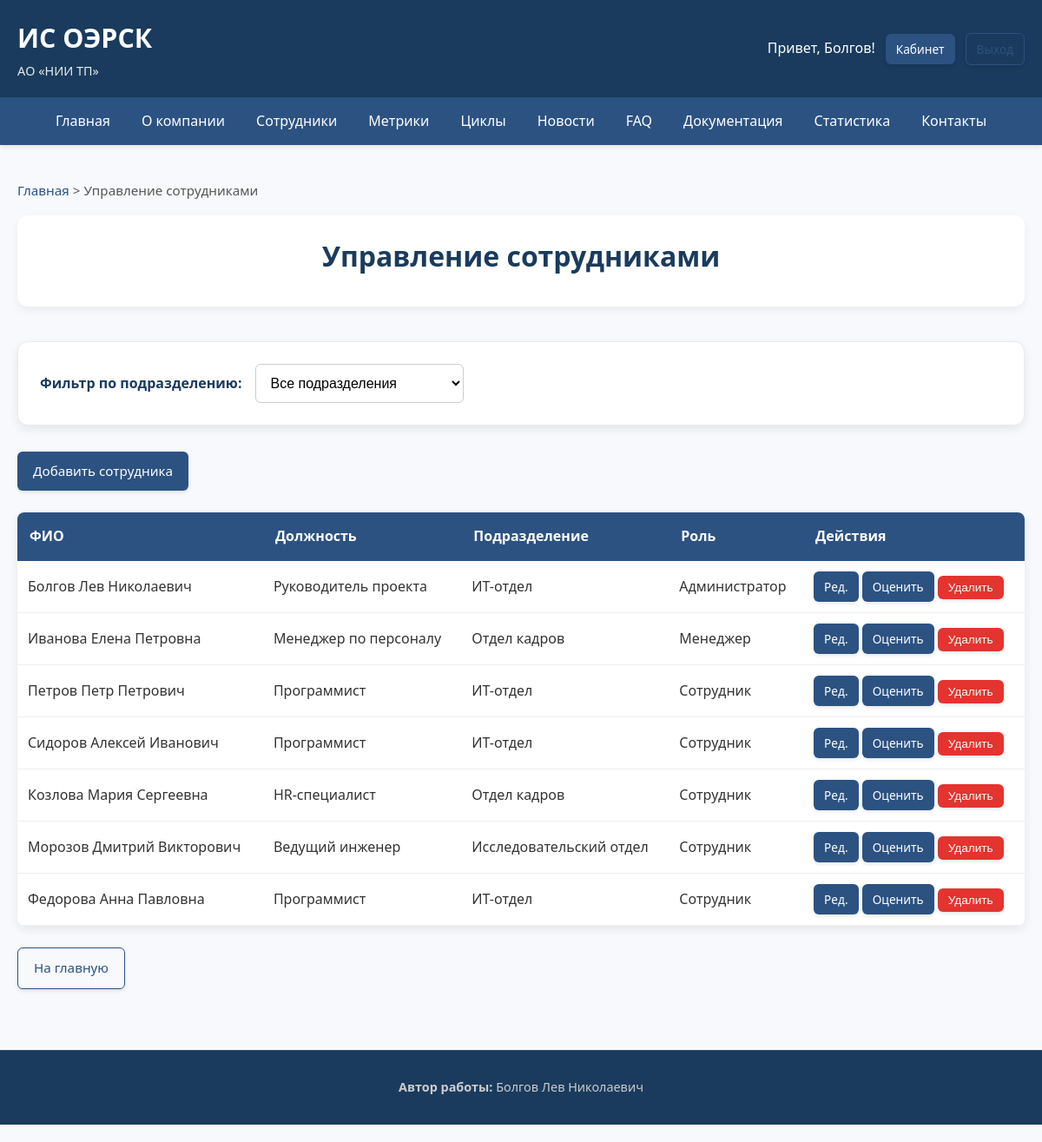
/admin/employees (signed in), run on an earlier commit of the app's database.
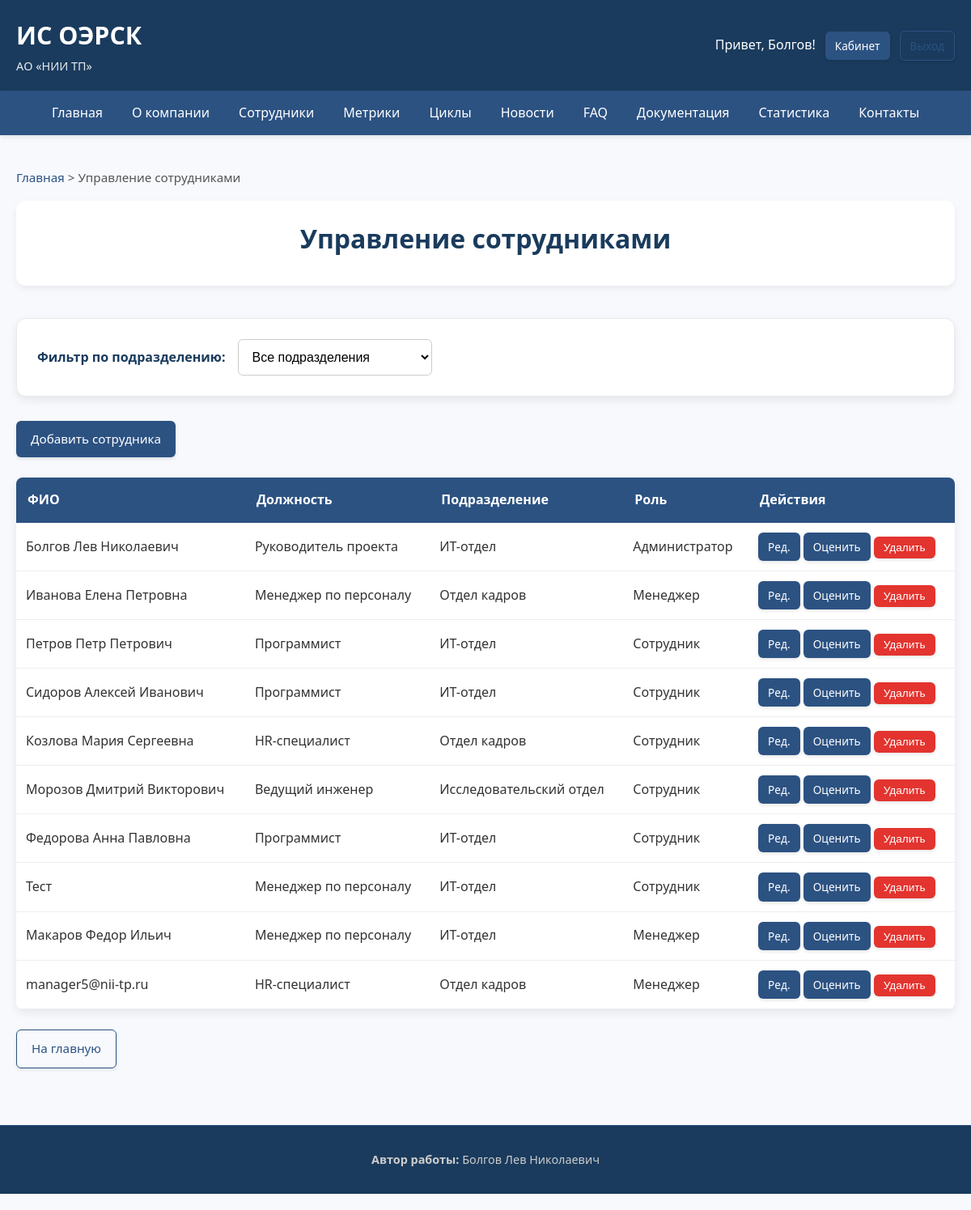
And on a later commit of the database.
### app/models.py (models this page shows)
class Employee(db.Model, UserMixin):
    __tablename__ = 'employees'
    id = db.Column(db.Integer, primary_key=True)
    full_name = db.Column(db.String(150), nullable=False)
    email = db.Column(db.String(120), unique=True, nullable=False)
    password_hash = db.Column(db.String(255), nullable=False)
    role_id = db.Column(db.Integer, db.ForeignKey('roles.id'), nullable=False)
    department_id = db.Column(db.Integer, db.ForeignKey('departments.id'), nullable=False)
    position_id = db.Column(db.Integer, db.ForeignKey('positions.id'), nullable=False)
    ip_address = db.Column(db.String(45))
    hire_date = db.Column(db.DateTime, default=datetime.utcnow)
    is_active = db.Column(db.Boolean, default=True)
    role = db.relationship('Role')
    department = db.relationship('Department')
    position = db.relationship('Position')
    metrics_received = db.relationship('EmployeeMetric', foreign_keys='EmployeeMetric.employee_id', backref='employee')
    received_feedback = db.relationship('Feedback', foreign_keys='Feedback.employee_id', backref='employee')
    sender_feedbacks = db.relationship('Feedback', foreign_keys='Feedback.sender_id', backref='sender')
    faqs_created = db.relationship('FAQ', backref='author')
    news_created = db.relationship('News', backref='author')

class Position(db.Model):
    __tablename__ = 'positions'
    id = db.Column(db.Integer, primary_key=True)
    title = db.Column(db.String(100), nullable=False)
    department_id = db.Column(db.Integer, db.ForeignKey('departments.id'), nullable=False)
    department = db.relationship('Department', backref='positions')
    description = db.Column(db.Text)

class Department(db.Model):
    __tablename__ = 'departments'
    id = db.Column(db.Integer, primary_key=True)
    name = db.Column(db.String(100), nullable=False, unique=True)
    description = db.Column(db.Text)

class Role(db.Model):
    __tablename__ = 'roles'
    id = db.Column(db.Integer, primary_key=True)
    name = db.Column(db.String(50), unique=True, nullable=False)
    description = db.Column(db.Text)

### app/views.py (the view)
    def decorated_function(*args, **kwargs):
        if not current_user.is_authenticated:
            abort(403)
        if current_user.role.name not in ['admin', 'manager']:
            abort(403)
        return f(*args, **kwargs)

### app/views.py (called while the page is built)
def render_with_breadcrumbs(template, breadcrumbs, **context):
    return render_template(template, breadcrumbs=breadcrumbs, **context)

def admin_or_manager_required(f):
    def decorated_function(*args, **kwargs):
        if not current_user.is_authenticated:
            abort(403)
        if current_user.role.name not in ['admin', 'manager']:
            abort(403)
        return f(*args, **kwargs)
    decorated_function.__name__ = f.__name__
    return decorated_function

### app/templates/admin_employees.html (shortened to what this page needs)
{% extends "base.html" %}
{% block content %}
<div class="page-header"><h1>Управление сотрудниками</h1></div>
<div class="filter-section">
    <form method="GET" action="{{ url_for('views.admin_employees') }}" class="filter-form">
        <label for="department_filter">Фильтр по подразделению:</label>
        <select name="department" id="department_filter" onchange="this.form.submit()">
            <option value="">Все подразделения</option>
        </select>
    </form>
</div>
<a href="{{ url_for('views.add_employee') }}" class="btn">Добавить сотрудника</a>
{% if employees %}
<table>
    <thead>
        <tr>
            <th>ФИО</th>
            <th>Должность</th>
            <th>Подразделение</th>
            <th>Роль</th>
            <th>Действия</th>
        </tr>
    </thead>
    <tbody>
        {% for emp in employees %}
        <tr>
            <td>{{ emp.full_name }}</td>
            <td>{{ emp.position.title }}</td>
            <td>{{ emp.department.name }}</td>
            <td>{{ 'Администратор' if emp.role.name == 'admin' else 'Менеджер' if emp.role.name == 'manager' else 'Сотрудник' }}</td>
            <td>
                <a href="{{ url_for('views.edit_employee', emp_id=emp.id) }}" class="btn btn-small">Ред.</a>
                <a href="{{ url_for('views.evaluate', emp_id=emp.id) }}" class="btn btn-small">Оценить</a>
                <form method="POST" action="{{ url_for('views.delete_employee', emp_id=emp.id) }}" style="display: inline;">
                    <button type="submit" class="btn btn-small btn-danger confirm-delete">Удалить</button>
                </form>
            </td>
        </tr>
        {% endfor %}
    </tbody>
</table>
{% else %}
    <div class="alert alert-info">
        Сотрудники не найдены.
    </div>
{% endif %}
<a href="{{ url_for('views.index') }}" class="btn btn-outline">На главную</a>
{% endblock %}

### app/templates/base.html (shortened to what this page needs)
<!DOCTYPE html>
<html lang="ru">
<head>
    <link rel="stylesheet" href="{{ url_for('static', filename='styles.css') }}">
    <link href="https://cdnjs.cloudflare.com/ajax/libs/font-awesome/6.0.0/css/all.min.css" rel="stylesheet">
</head>
<body>
    <header class="header" role="banner">
        <div class="logo">
            <h1><a href="{{ url_for('views.index') }}">ИС ОЭРСК</a></h1>
            <p>АО «НИИ ТП»</p>
        </div>
        <div class="auth-bar">
            {% if current_user.is_authenticated %}
                <span>Привет, {{ current_user.full_name.split()[0] }}!</span>
                <a href="{{ url_for('views.dashboard') }}" class="btn btn-small">Кабинет</a>
                <a href="{{ url_for('auth.logout') }}" class="btn btn-small btn-outline">Выход</a>
            {% else %}
                <a href="{{ url_for('auth.login') }}" class="btn btn-small">Вход</a>
            {% endif %}
        </div>
    </header>
    <nav class="main-menu" role="navigation">
        <ul>
            <li><a href="{{ url_for('views.index') }}">Главная</a></li>
            <li><a href="{{ url_for('views.about') }}">О компании</a></li>
            <li><a href="{{ url_for('views.employees') }}">Сотрудники</a></li>
            <li><a href="{{ url_for('views.metrics') }}">Метрики</a></li>
            <li><a href="{{ url_for('views.cycles') }}">Циклы</a></li>
            <li><a href="{{ url_for('views.news_list') }}">Новости</a></li>
            <li><a href="{{ url_for('views.faq') }}">FAQ</a></li>
            <li><a href="{{ url_for('views.documentation') }}">Документация</a></li>
            <li><a href="{{ url_for('views.stats') }}">Статистика</a></li>
            <li><a href="{{ url_for('views.contact') }}">Контакты</a></li>
        </ul>
    </nav>
    <div class="container">
        {% if breadcrumbs %}
        <div class="breadcrumbs" aria-label="Хлебные крошки">
            {% for crumb in breadcrumbs %}
                {% if not loop.last %}
                    <a href="{{ crumb[1] }}">{{ crumb[0] }}</a> >
                {% else %}
                    <span>{{ crumb[0] }}</span>
                {% endif %}
            {% endfor %}
        </div>
        {% endif %}
        <main>
            {% block content %}{% endblock %}
        </main>
    </div>
    <footer class="footer" role="contentinfo">
        <div class="footer-content">
            <div>
                <strong>Автор работы:</strong> Болгов Лев Николаевич
            </div>
        </div>
    </footer>
</body>
</html>

What changed in the data, as far as the page shows it:
added Employee: full_name "Тест", position "Менеджер по персоналу", department.name "ИТ-отдел", Role.name "Сотрудник"
added Employee: full_name "Макаров Федор Ильич", position "Менеджер по персоналу", department.name "ИТ-отдел", Role.name "Менеджер"
added Employee: full_name "manager5@nii-tp.ru", position "HR-специалист", department.name "Отдел кадров", Role.name "Менеджер"
